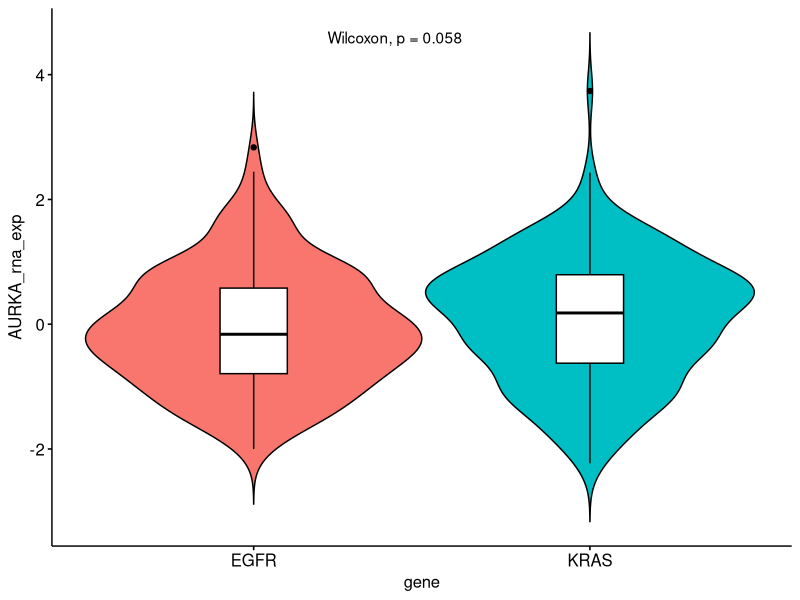
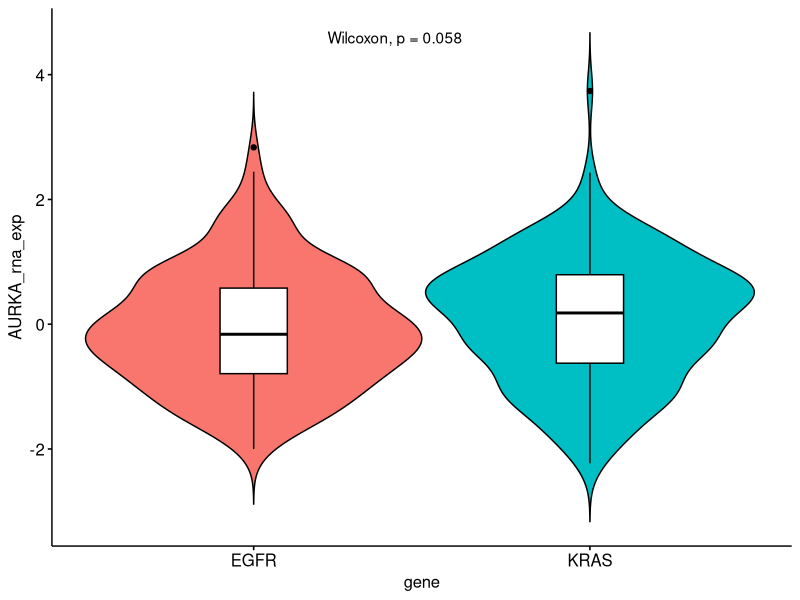

Reproduce these figures in R, in order. (Note: this script raises an error after producing the figures.)
# Attach requirement packages and setting WD -----------------------------------
packages_names <-
  c(
    "tidyverse",
    "data.table",
    "readxl",
    "reshape2",
    "rstudioapi",
    "caTools",
    "car",
    "quantmod",
    "MASS",
    "corrplot",
    "janitor",
    "nortest",
    "survminer",
    "survival",
    "broom",
    "forestplot"
  )

lapply(packages_names, require, character.only = TRUE)

setwd(dirname(getActiveDocumentContext()$path))

rename <- dplyr::rename
select <- dplyr::select
filter <- dplyr::filter
group_by <- dplyr::group_by
mutate <- dplyr::mutate


# Reading data
merged_data <-
  fread("Merged annotated data AURKA, KRAS, TP53, EGFR.csv") %>%
  as_tibble()

# Figure XA --------------------------------------------------------------------
processed_rna_data <- merged_data %>%
  filter(EGFR != KRAS) %>%
  select(AURKA_rna_exp, EGFR, KRAS) %>%
  pivot_longer(
    cols = c("EGFR", "KRAS"),
    names_to = "gene",
    values_to = "impact"
  ) %>%
  filter(impact != "WT") %>%
  select(-impact) %>%
  mutate(gene = as.factor(gene))

processed_rna_data %>%
  ggviolin(
    y = "AURKA_rna_exp",
    x = "gene",
    fill = "gene",
    add = "boxplot",
    add.params = list(fill = "white")
  ) +
  theme(legend.position = "none") +
  stat_compare_means(method = "wilcox.test",
                     label.y = 4.5,
                     label.x = 1.3)

ggsave(
  "Paper Figures/Fig XA.png",
  dpi = 400,
  height = 5,
  width = 5,
  units = "in"
)

# Statistics
EGFR_only_AURKA_rna_exp <-
  filter(processed_rna_data, gene == "EGFR")$AURKA_rna_exp
KRAS_only_AURKA_rna_exp <-
  filter(processed_rna_data, gene == "KRAS")$AURKA_rna_exp

# Check for normality
ad.test(EGFR_only_AURKA_rna_exp)
ad.test(KRAS_only_AURKA_rna_exp)

# Compute variance for t.test
var(EGFR_only_AURKA_rna_exp)
# 0.9
var(KRAS_only_AURKA_rna_exp)
# 1

ks.test(EGFR_only_AURKA_rna_exp, KRAS_only_AURKA_rna_exp)
t.test(EGFR_only_AURKA_rna_exp, KRAS_only_AURKA_rna_exp)


# Figure XB --------------------------------------------------------------------
processed_cna_data <- merged_data %>%
  filter(EGFR != KRAS, !is.na(AURKA_CNA_log2)) %>%
  select(AURKA_CNA_log2, EGFR, KRAS) %>%
  pivot_longer(
    cols = c("EGFR", "KRAS"),
    names_to = "gene",
    values_to = "impact"
  ) %>%
  filter(impact != "WT") %>%
  select(-impact) %>%
  mutate(gene = as.factor(gene))

processed_cna_data %>%
  ggviolin(
    y = "AURKA_CNA_log2",
    x = "gene",
    fill = "gene",
    add = "boxplot",
    add.params = list(fill = "white")
  ) +
  theme(legend.position = "none") +
  stat_compare_means(method = "wilcox.test",
                     label.y = 4.5,
                     label.x = 1.3)

ggsave(
  "Paper Figures/Fig XB.png",
  dpi = 400,
  height = 5,
  width = 5,
  units = "in"
)

# Statistics
EGFR_only_AURKA_CNA_log2 <-
  filter(processed_cna_data, gene == "EGFR")$AURKA_CNA_log2
KRAS_only_AURKA_CNA_log2 <-
  filter(processed_cna_data, gene == "KRAS")$AURKA_CNA_log2

# Check for normality
ad.test(EGFR_only_AURKA_CNA_log2)
ad.test(KRAS_only_AURKA_CNA_log2)

# Compute variance for t.test
var(EGFR_only_AURKA_CNA_log2)
# 0.276
var(KRAS_only_AURKA_CNA_log2)
# 0.164

ks.test(EGFR_only_AURKA_CNA_log2, KRAS_only_AURKA_CNA_log2)
t.test(EGFR_only_AURKA_CNA_log2, KRAS_only_AURKA_CNA_log2)


# Figure XC --------------------------------------------------------------------
processed_rna_data_tp53 <- merged_data %>%
  filter(EGFR != KRAS) %>%
  select(EGFR, TP53, KRAS, AURKA_rna_exp) %>%
  mutate(
    EGFR_only = ifelse(EGFR == "ALT" & KRAS == "WT", "ALT", "WT"),
    KRAS_only = ifelse(KRAS == "ALT" & EGFR == "WT", "ALT", "WT"),
    across(
      !AURKA_rna_exp,
      .fns = function(x) {
        as.factor(x)
      }
    )
  )

processed_rna_data_tp53 %>%
  pivot_longer(cols = contains("only"),
               names_to = "subgroup",
               values_to = "alteration") %>%
  filter(!alteration == "WT") %>%
  ggplot(aes(
    y = AURKA_rna_exp,
    fill = subgroup,
    x = subgroup,
    col = TP53
  )) +
  geom_violin(show.legend = F) +
  geom_boxplot(width = .2, position = position_dodge(.9)) +
  scale_color_manual(values = c("ALT" = "gray80", "WT" = "black")) +
  theme_classic()

my_comparisons <- list(c("EGFR_only", "KRAS_only"))

processed_rna_data_tp53 %>%
  pivot_longer(cols = contains("only"),
               names_to = "subgroup",
               values_to = "alteration") %>%
  filter(!alteration == "WT") %>%
  ggviolin(
    y = "AURKA_rna_exp",
    x = "subgroup",
    col = "TP53",
    fill = "subgroup",
    add = "boxplot",
    add.params = list(fill = "white")
  ) +
  stat_compare_means(
    method = "wilcox.test",
    label.y = 4.5,
    label.x = 1.3,
    paired = T
  )

ggsave(
  "Paper Figures/Fig XC.png",
  dpi = 400,
  height = 5,
  width = 5,
  units = "in"
)

# Statistics
EGFR_only_TP53_mut_AURKA_rna_exp <-
  filter(processed_rna_data_tp53, EGFR == "ALT", TP53 == "ALT")$AURKA_rna_exp
EGFR_only_TP53_wt_AURKA_rna_exp <-
  filter(processed_rna_data_tp53, EGFR == "ALT", TP53 == "WT")$AURKA_rna_exp

KRAS_only_TP53_mut_AURKA_rna_exp <-
  filter(processed_rna_data_tp53, KRAS == "ALT", TP53 == "ALT")$AURKA_rna_exp
KRAS_only_TP53_wt_AURKA_rna_exp <-
  filter(processed_rna_data_tp53, KRAS == "ALT", TP53 == "WT")$AURKA_rna_exp


# Check for normality
ad.test(EGFR_only_TP53_mut_AURKA_rna_exp)
ad.test(EGFR_only_TP53_wt_AURKA_rna_exp)
ad.test(KRAS_only_TP53_mut_AURKA_rna_exp)
ad.test(KRAS_only_TP53_wt_AURKA_rna_exp)

# Compute variance for t.test
var(EGFR_only_TP53_mut_AURKA_rna_exp)
# 0.88
var(EGFR_only_TP53_wt_AURKA_rna_exp)
# 0.71
var(KRAS_only_TP53_mut_AURKA_rna_exp)
# 0.73
var(KRAS_only_TP53_wt_AURKA_rna_exp)
# 1.03

ks.test(EGFR_only_TP53_mut_AURKA_rna_exp,
        EGFR_only_TP53_wt_AURKA_rna_exp)
ks.test(EGFR_only_TP53_wt_AURKA_rna_exp,
        KRAS_only_TP53_wt_AURKA_rna_exp)
ks.test(KRAS_only_TP53_mut_AURKA_rna_exp,
        KRAS_only_TP53_wt_AURKA_rna_exp)
ks.test(EGFR_only_TP53_mut_AURKA_rna_exp,
        KRAS_only_TP53_mut_AURKA_rna_exp)

t.test(EGFR_only_TP53_mut_AURKA_rna_exp,
       EGFR_only_TP53_wt_AURKA_rna_exp)
t.test(EGFR_only_TP53_wt_AURKA_rna_exp,
       KRAS_only_TP53_wt_AURKA_rna_exp)
t.test(KRAS_only_TP53_mut_AURKA_rna_exp,
       KRAS_only_TP53_wt_AURKA_rna_exp)
t.test(EGFR_only_TP53_mut_AURKA_rna_exp,
       KRAS_only_TP53_mut_AURKA_rna_exp)


# Figure XD -----------------------------------------------------------------------
processed_rna_os_data <- merged_data %>%
  filter(EGFR != KRAS) %>%
  select(AURKA_rna_exp, EGFR, KRAS, TP53, os_months, os_status) %>%
  pivot_longer(
    cols = c("EGFR", "KRAS"),
    names_to = "gene",
    values_to = "impact"
  ) %>%
  filter(impact != "WT", !is.na(os_months)) %>%
  select(-impact) %>%
  mutate(os_status = as.numeric(str_remove(os_status, ":.+")))

survfit(
  Surv(time = os_months, os_status) ~ AURKA_rna_exp,
  data = filter(processed_rna_os_data, gene == "EGFR")
)


get_cox_statistics <- function(input_data) {
  coxph(Surv(time = os_months, os_status) ~ AURKA_rna_exp, data = input_data) %>% 
    tidy(conf.int = T) %>% 
    return()
}

filter(processed_rna_os_data, gene == "EGFR", TP53 == "ALT") %>% 
  get_cox_statistics()
filter(processed_rna_os_data, gene == "EGFR", TP53 == "WT") %>% 
  get_cox_statistics()
filter(processed_rna_os_data, gene == "KRAS", TP53 == "ALT") %>% 
  get_cox_statistics()
filter(processed_rna_os_data, gene == "KRAS", TP53 == "WT") %>% 
  get_cox_statistics()


# surv_data_EGFR <-
#   survival::Surv(time = filter(processed_rna_os_data, gene == "EGFR")$os_months, filter(processed_rna_os_data, gene == "EGFR")$os_status) ~ filter(processed_rna_os_data, gene == "EGFR")$AURKA_rna_exp)
#
# surv_data_KRAS <-
#   survival::Surv(time = os_months, os_status) ~ AURKA_rna_exp, data = filter(processed_rna_os_data, gene == "KRAS"))

egfr_data_fit <-
  surv_fit(Surv(time = os_months, os_status) ~ TP53, data = egfr_data)
kras_data_fit <-
  surv_fit(Surv(time = os_months, os_status) ~ TP53, data = kras_data)

ggsurvplot(
  egfr_data_fit,
  # survfit object with calculated statistics.
  data = egfr_data,
  risk.table = T,
  # data used to fit survival curves.
  pval = T,
  # show p-value of log-rank test.
  conf.int = TRUE,
  # show confidence intervals for
  # point estimates of survival curves.
  xlim = c(0, 150),
  # present narrower X axis, but not affect
  # survival estimates.
  xlab = "Time in months",
  # customize X axis label.
  break.time.by = 50,
  # break X axis in time intervals by 500.
  ggtheme = theme_light() # customize plot and risk table with a theme.
  # in legend of risk table
)

ggsurvplot(
  kras_data_fit,
  # survfit object with calculated statistics.
  data = egfr_data,
  risk.table = T,
  # data used to fit survival curves.
  pval = T,
  # show p-value of log-rank test.
  conf.int = TRUE,
  # show confidence intervals for
  # point estimates of survival curves.
  xlim = c(0, 150),
  # present narrower X axis, but not affect
  # survival estimates.
  xlab = "Time in months",
  # customize X axis label.
  break.time.by = 50,
  # break X axis in time intervals by 500.
  ggtheme = theme_light() # customize plot and risk table with a theme.
  # in legend of risk table
)
